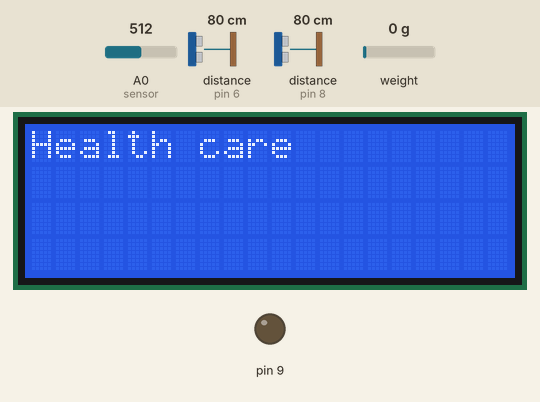
Bench run of a sketch on a simulated Arduino Leonardo, built with avr-gcc and run on an emulated ATmega32U4. On the bench: 20×4 character LCD, output pins drawn as LEDs (lit = HIGH). Wiring (inferred from the names in the program): 2 × ultrasonic range finder: trigger pin 5, echo pin 6 / trigger pin 7, echo pin 8. The inputs (shaded band) are chosen by the test bench; at power-on: weight on the scale 0 g, distance to the obstacle (sensors on pin 6, pin 8) 80 cm, A0 (sensor) = 512. The echo pulse lasts 58.3 µs per cm; pins used as bus, display or sensor lines are not drawn; what the sketch prints to the serial monitor is not drawn.

Above: at 1.1 s.
At 4.7 s:
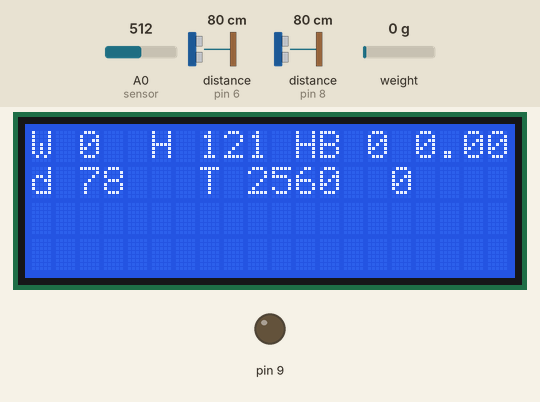
4.8 s: weight on the scale set to 1250 g
At 7.0 s:
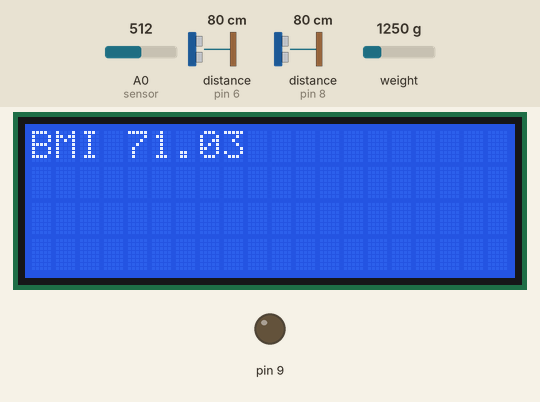
10.8 s: distance to the obstacle (sensor on pin 6) set to 2 cm
At 18.9 s:
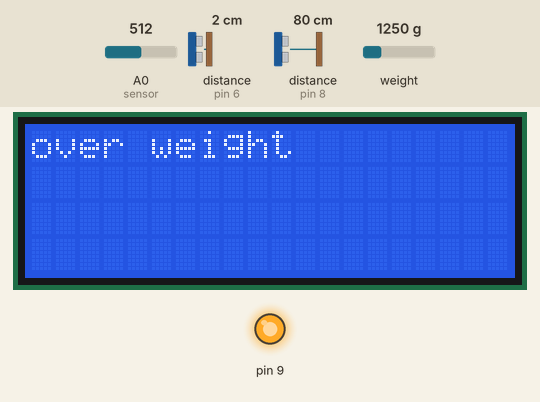
Timing chart, 0 to 19.8 s (numbered marks = the images above; inputs shaded):
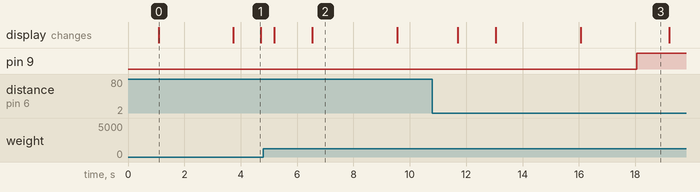

Measured:
- after the input at 10.8 s, pin 9: LOW → HIGH after 7.3 s
- what the display in image 0 shows lasts 2.6 s, from 1.1 s to 3.7 s
- what the display in image 1 shows lasts 1.0 s, from 3.7 s to 4.7 s
- what the display in image 2 shows lasts 3.1 s, from 6.5 s to 9.6 s

The sketch:

code.ino
```cpp
#include <LiquidCrystal_I2C.h>
#include <Wire.h>
const int trigPin = 5;
const int echoPin = 6;
const int trigPin2 = 7;
const int echoPin2 = 8;
long duration;
int distance,hight,be;
long reading;
LiquidCrystal_I2C lcd(0x27, 16, 2); // set the LCD address to 0x27 for a 16 chars and 2 line display
#include "HX711.h"

// HX711 circuit wiring
const int LOADCELL_DOUT_PIN = 3;
const int LOADCELL_SCK_PIN = 4;
int show = -1,s=0,m=0;
float bm;
float vout,Iout,P,sout,sout1,Iout1,aout;
HX711 scale;

void setup()
{
  int error;
  pinMode(trigPin, OUTPUT);
  pinMode(echoPin, INPUT);
    pinMode(trigPin2, OUTPUT);
  pinMode(echoPin2, INPUT);
  Serial.begin(9600);
  Serial.println("LCD...");
//attachInterrupt(pin_irq, IRQcounter, RISING);


be=0;
lcd.clear();

lcd.setBacklight(255);


  lcd.setCursor(0, 0);
  lcd.print(" health care");
  lcd.setCursor(0, 1);
  lcd.setBacklight(255);
delay(1000);

  // wait on Serial to be available on Leonardo
  while (!Serial)
    ;

  Serial.println("Dose: check for LCD");

  // See http://playground.arduino.cc/Main/I2cScanner how to test for a I2C device.
  Wire.begin();
  Wire.beginTransmission(0x27);
  error = Wire.endTransmission();
  Serial.print("Error: ");
  Serial.print(error);

  if (error == 0) {
    Serial.println(": LCD found.");
    show = 0;
    lcd.begin(20, 4); // initialize the lcd

  } else {
    Serial.println(": LCD not found.");
  } // if

lcd.print("Health care");
//lcd.setCursor(0, 1);
//lcd.print("monitoring system");
delay(2500);
  scale.begin(LOADCELL_DOUT_PIN, LOADCELL_SCK_PIN);
 pinMode(9, OUTPUT);
 pinMode(2, INPUT);
} // setup()


void loop()
{
s++;
int t=analogRead(A0); //Reading the value from sensor

//t=(t*100)/1023;
t=t/2;
  if (digitalRead(2)== HIGH)
  {
be++;
  }
if(s>180)
{
 Serial.print(reading); ///distance/aout/vout/sout/reading
 Serial.print(",");
Serial.print(hight);
Serial.print(",");
  Serial.print(be);
  Serial.print(",");
  Serial.print(t);
Serial.print(",");
  Serial.print(bm);
  Serial.print(",");
Serial.println("0");


be=0;
s=0;
m++;
}

if(m>60)
{
  m=0;

  }

if((m==1)&&(s<3))
{
 lcd.clear();
    lcd.setCursor(0,0);
  lcd.print("tablet remainder");
  digitalWrite(9, HIGH);
  delay(1000);
  digitalWrite(9, LOW);
}


if((m==2)&&(s<3))
{
 lcd.clear();
    lcd.setCursor(0,0);
  lcd.print("syrup remainder");
   digitalWrite(9, HIGH);
  delay(1000);
  digitalWrite(9, LOW);
}

if((m==3)&&(s<3))
{
 lcd.clear();
    lcd.setCursor(0,0);
  lcd.print("medicine before");
  lcd.setCursor(0,1);
  lcd.print("food alert");
   digitalWrite(9, HIGH);
  delay(1000);
  digitalWrite(9, LOW);
}

 if (scale.is_ready()) {
     reading = scale.read();
    reading=reading/10000;
    reading=reading;
   // Serial.print("HX711 reading: ");
    //Serial.println(reading);
  }


  digitalWrite(trigPin, LOW);
  delayMicroseconds(2);
  digitalWrite(trigPin, HIGH);
  delayMicroseconds(10);
  digitalWrite(trigPin, LOW);
  duration = pulseIn(echoPin, HIGH);
  distance= duration*0.034/2;

   digitalWrite(trigPin2, LOW);
  delayMicroseconds(2);
  digitalWrite(trigPin2, HIGH);
  delayMicroseconds(10);
  digitalWrite(trigPin2, LOW);
  duration = pulseIn(echoPin2, HIGH);
  hight= duration*0.034/2;
  reading=reading*2;
  hight=200-hight;
  float hei=hight;
bm=hei/100;
 bm=(reading/(bm*bm));
lcd.clear();
    lcd.setCursor(0,0);
  lcd.print("W ");
lcd.print(reading);
lcd.setCursor(4,0);
  lcd.print(" H ");
lcd.print(hight);
lcd.setCursor(10,0);
 lcd.print(" HB ");
lcd.print(be);
  lcd.print(" ");
lcd.print(bm);

 lcd.setCursor(0,1);
  lcd.print("d ");
lcd.print(distance);
 lcd.setCursor(6,1);
  lcd.print(" T ");
lcd.print(t);

 lcd.setCursor(12,1);
  lcd.print(s/3);
lcd.setCursor(15,1);
 lcd.print(m);


lcd.print(" ");
//lcd.print(reading);
// Serial.print(Iout1);
// Serial.print(",");


 delay(333);
if(reading>10)
{
  delay(1000);
lcd.clear();
    lcd.setCursor(0,0);
  lcd.print("BMI ");
lcd.print(bm);
 delay(2000);
if(bm<19)
{
  delay(1000);
lcd.clear();
    lcd.setCursor(0,0);
  lcd.print("under weight");
  delay(2000);
}


if(bm>27)
{
  delay(1000);
lcd.clear();
    lcd.setCursor(0,0);
  lcd.print("over weight");
  delay(2000);
}

if((bm<27)&&(bm>19))
{
  delay(1000);
lcd.clear();
    lcd.setCursor(0,0);
  lcd.print("normal weight");
  delay(2000);
}

}


 if(distance<15)
 {
  digitalWrite(9, HIGH);
  delay(1000);
 }
 else
 {
  digitalWrite(9, LOW);
 }

}
```
